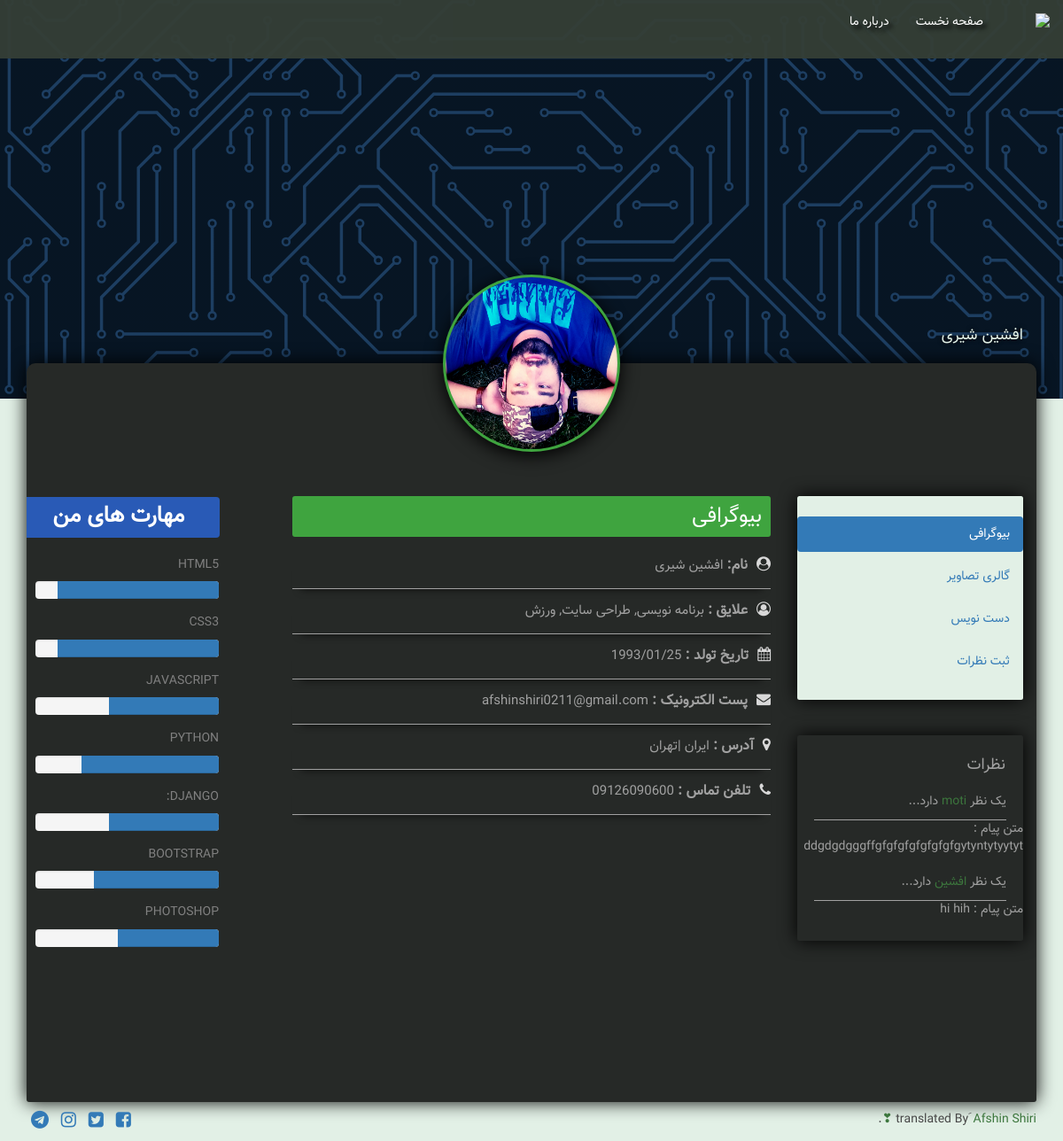
The page / on the database its author committed.
### comments/models.py (models this page shows, shortened)
class comments(models.Model):
    name = models.CharField(max_length=100)
    email = models.EmailField(max_length=100, blank=True)
    body = models.TextField()
    date = models.DateTimeField(auto_now_add=True)
    author = models.ForeignKey(User, default=None, on_delete=models.CASCADE)

### AfshinBlog/views.py (the view)
# urls.py: path('', views.home,name='homepage'),
def home(request):
    comments = models.comments.objects.all().order_by('-date')
    args = {'comments':comments}
    return render(request,'home.html',args)

### template/home.html (shortened to what this page needs)
{% load static %}
<!DOCTYPE html>
<html lang="en">
<head>
	<link rel="stylesheet" href="{% static 'css/bootstrap-rtl.css' %}">
	<link rel="stylesheet" href="{% static 'css/font-awesome.min.css'%}">
	<link type="text/css" href="{% static 'css/style.css' %}" rel="stylesheet" />
</head>
<body class="profile-page" data-spy="scroll" data-target=".navbar" data-offset="50">
	<header id="header">
		<nav class="navbar navbar-transparent navbar-fixed-top navbar-color-on-scroll">
			<div class="container-fluid">
				<div class="navbar-header">
					<a class="navbar-brand" href="#"><img src="media/pics/logo.png" width='60px' ></a>
				</div>
				<div class="collapse navbar-collapse" id="navigation-example">
					<ul class="nav navbar-nav navbar-right">
						<li><a href="#header">صفحه نخست</a></li>
						<li class="active"><a href="#">درباره ما</a></li>
					</ul>
				</div>
			</div>
		</nav>
		<img id="profilePic" src="/media/pics/avatar.jpg">
		<div class="container-fluid" id="subheader">
			<div class="row" id="row">
				<div class="col-md-12">
					<h1 id="name">افشین شیری</h1>
				</div>
			</div>
		</div>
	</header>
	<main>
		<div class="container-fluid">
			<div class="row">
				<div class="col-md-3 col-sm-4 col-xs-12">
					<ul class="nav nav-pills nav-pills-success nav-stacked">
						<li class="active"><a data-toggle="pill" href="#about">بیوگرافی</a></li>
						<li><a href="{% url 'gallery:gallery_list' %}">گالری تصاویر</a></li>
						<li><a href="{% url 'articles:list' %}">دست نویس</a></li>
						<li><a href="{% url 'comments:comments' %}">ثبت نظرات</a></li>
					</ul>
					<div class="recent">
						<h4>نظرات </h4>
						<ul>
						{% for comment in comments%}
							<li>یک نظر <a class="text-success">{{comment.name}}</a> دارد...</li>
						<p> متن پیام : {{comment.body}}</p>
						{% endfor %}
						</ul>
					</div>
				</div>
				<div class="col-md-6 col-sm-8 col-xs-12">
					<div class="tab-content">
						<div id="about" class="tab-pane fade in active">
							<h3>بیوگرافی</h3>
							<p><span><i class="fa fa-user-circle"></i><strong>نام:</strong></span> افشین شیری </p>
							<p><span><i class="fa fa-user-circle-o"></i><strong>علایق :</strong></span> برنامه نویسی, طراحی سایت, ورزش</p>
							<p><span><i class="fa fa-calendar"></i><strong>تاریخ تولد :</strong></span> 1993/01/25 </p>
							<p><span><i class="fa fa-envelope"></i><strong>پست الکترونیک :</strong></span> afshinshiri0211@gmail.com</p>
							<p><span><i class="fa fa-map-marker"></i><strong>آدرس :</strong></span>  ایران |تهران</p>
							<p><span><i class="fa fa-phone"></i><strong>تلفن تماس :</strong></span> 09126090600</p>
						</div>
					</div>
				</div>
			    <section id="skills">
						<div class="col-md-3 col-sm-12 col-xs-12">
			    	<div class="container">
			    		<div class="col-md-3 col-sm-4 col-xs-12 maharat">
								<h1><strong>مهارت های من</strong></h1>
			    			<div class="col-md-6 col-sm-6 col-xs-12">
			    			</div>
			    			<div class="col-md-6 col-sm-6 col-xs-12 progress-bars">
			    				<div class="wow fadeInLeftBig" data-wow-offset="200" data-wow-delay="3s">
			    					<h5>HTML5</h5>
			    					<div class="progress">
			 					 <div class="progress-bar" role="progressbar" aria-valuenow="78" aria-valuemin="0" aria-valuemax="100" style="width: 88%;">
			 					  </div>
			 					</div>
			    				</div>
			    				<div class="wow fadeInLeftBig" data-wow-offset="200" data-wow-delay="3.2s">
			    					<h5>CSS3</h5>
			    					<div class="progress">
			 					 <div class="progress-bar" role="progressbar" aria-valuenow="0" aria-valuemin="0" aria-valuemax="100" style="width: 88%;">
			 					  </div>
			 					</div>
			    				</div>
			    				<div class="wow fadeInLeftBig" data-wow-offset="200" data-wow-delay="3.4s">
			    					<h5 >JAVASCRIPT</h5>
			    					<div class="progress">
			 					 <div class="progress-bar" role="progressbar" aria-valuenow="0" aria-valuemin="0" aria-valuemax="100" style="width: 60%;">
			 					  </div>
			 					</div>
			    				</div>
			    				<div class="wow fadeInLeftBig" data-wow-offset="200" data-wow-delay="3.6s">
			    					<h5>PYTHON</h5>
			    					<div class="progress">
			 					 <div class="progress-bar" role="progressbar" aria-valuenow="0" aria-valuemin="0" aria-valuemax="100" style="width: 75%;">
			 					  </div>
			 					</div>
			    				</div>
									<div class="wow fadeInLeftBig" data-wow-offset="200" data-wow-delay="3.6s">
										<h5>DJANGO:</h5>
										<div class="progress">
								 <div class="progress-bar" role="progressbar" aria-valuenow="0" aria-valuemin="0" aria-valuemax="100" style="width: 60%;">
									</div>
								</div>
									</div>
									<div class="wow fadeInLeftBig" data-wow-offset="200" data-wow-delay="3.6s">
										<h5>BOOTSTRAP</h5>
										<div class="progress">
								 <div class="progress-bar" role="progressbar" aria-valuenow="0" aria-valuemin="0" aria-valuemax="100" style="width: 68%;">
									</div>
								</div>
									</div>
									<div class="wow fadeInLeftBig" data-wow-offset="200" data-wow-delay="3.6s">
			    					<h5>PHOTOSHOP</h5>
			    					<div class="progress">
			 					 <div class="progress-bar" role="progressbar" aria-valuenow="0" aria-valuemin="0" aria-valuemax="100" style="width: 55%;">
			 					  </div>
			 					</div>
			    				</div>
			    			</div>
			    		</div>
			    	</div>
								</div>
			    </section>
					</div>
	</main>
	<footer class="footer">
		<div class="container">
			<nav class="pull-left">
				<div id="share-buttons">
					<a href="#" target="_blank">
						<i class="fa fa-facebook-square"></i>
					</a>
					<a href="#" target="_blank">
						<i class="fa fa-twitter-square"></i>
					</a>
					<a href="#" target="_blank">
						<i class="fa fa-instagram"></i>
					</a>
					<a href="#" target="_blank">
						<i class="fa fa-telegram"></i>
					</a>
				</div>
			</nav>
			<div class="copyright pull-right">
				translated By <a class="text-success" href="#" target="_blank">َAfshin Shiri ❣</a>.
			</div>
		</div>
	</footer>
</body>
</html>

### assets/css/style.css (style rules this page uses)
* { margin: 0; padding: 0; }
#header { background-image: linear-gradient(rgba(0, 0, 0, 0.5), rgba(0, 0, 0, 0.5)), url("/media/pics/xblfut.svg"); background-position: center center; background-size: cover; width: auto; max-width: 1920px; height: 450px; }
header .container-fluid { max-width: 1920px; }
.navbar, .navbar.navbar-default { background-color: rgba(53, 63, 54, 0.95); }
.nav.navbar-nav.navbar-right a { color: #fff; text-shadow: 4px 4px 5px black; letter-spacing: 0; }
.navbar-header { color: #e2f0e6; text-shadow: 4px 4px 5px black; }
.navbar-brand { padding-bottom:50px }
#profilePic { display: block; height: 200px; width: 200px; margin: 0 auto; padding: 3px; background-color: white; position: relative; top: 310px; border-radius: 50%; box-shadow: 0px 4px 20px black; }
#subheader { margin: 0px 30px 0 30px; }
#name { color: #e2f0e6; font-size: 18px; margin-top: 170px; text-shadow: 0px 0px 5px black; }
body { margin: 0 auto; direction: rtl; font-family: 'Vazir'; background-color: #e2f0e6; }
main .container-fluid { max-width: 1920px; overflow: hidden; background-color: #262927; padding-bottom: 20px; margin: -40px 30px 0 30px; border-top-left-radius: 10px; border-top-right-radius: 10px; border-bottom-left-radius: 3px; border-bottom-right-radius: 3px; box-shadow: 0px 0px 20px black; }
.nav-pills { display: inline-block; margin-top: 150px; background-color: #e2f0e6; width: 100%; border-radius: 2.5px; padding: 15px 0px; box-shadow: 0px 0px 20px black; }
.nav-pills li a { height: 40px; width: 100%; margin: 8px auto; }
.recent { margin-top:40px; color: #a1a1a1; width: 100%; border-radius: 2.5px; padding: 15px 0px; box-shadow: 0px 0px 20px black; overflow: hidden; }
.recent h4 { margin-right: 20px; }
.recent li { text-align: justify; list-style-type: none; margin: 0px auto; padding: 10px 0; border-bottom: 0.1px solid; width: 85%; }
.tab-content { text-align: right; margin-top: 150px; width: 100%; height:200px; color: #a1a1a1; }
.tab-content h3 { background-color: rgba(63, 164, 63, 1); padding: 10px; border-radius: 3px; margin: 18px auto; color: #fff; font-family: 'Vazir'; }
#about, #adventures, #friends, #contact , #subset { width: 100%; margin-top: 0; text-align: right; }
#about span { font-size: 16px; letter-spacing: 0; }
#about i { margin-left: 10px; color: #d8d8d8; }
#about p { font-size: 15px; line-height: 30px; width: 100%; border-bottom: 0.5px solid; padding-bottom: 10px; align: justify; -webkit-box-shadow: 0px 10px 10px -10px rgba(0, 0, 0, 0.70); -moz-box-shadow: 0px 10px 10px -10px rgba(0, 0, 0, 0.70); box-shadow: 0px 10px 10px -10px rgba(0, 0, 0, 0.70); }
footer { backgrounnd-color: rgba(53, 63, 54, 1); bottom: 0; color: #474747; margin-top: 10px; margin-bottom: 10px; }
#share-buttons a { text-decoration: none; }
#share-buttons i { font-size: 20px; margin: 0 5px; }
#skills { color:gray; }
#skills h1 { color:gray; margin:16px 22px 0px 0px; background-color:#295AB6; color:#fff; padding:9.2px; border-radius:4px; font-size:1.8em; text-align:center; }
@media screen and (min-width: 62em) { .maharat { margin:135px 0; padding-left:20px; } }
@media screen and (min-width: 62em) { .maharat { margin-left:100px; } }
.progress-bars { margin:auto 0 0 10px; width:100%; padding-right:23px; padding-top:13px; padding-left:20px; }
#profilePic { background-color:#3fa43f; transition: 800ms; }

### rows shown on the page
comments: name "moti", body "ddgdgdgggffgfgfgfgfgfgfgfgytyntytyytyt"
comments: name "افشین", body "hi hih"
